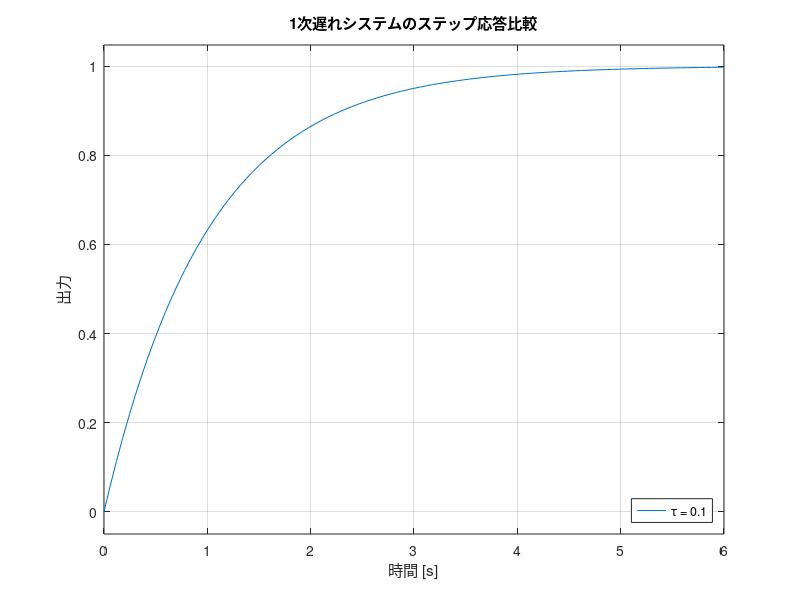

Source code (MATLAB):
%-------------------------------------------------------------
% パラメータ1次遅れシステムのステップ応答比較プログラム
%-------------------------------------------------------------
clear; clc; close all;

% ゲイン（固定:1）
K = 1;

% 時定数の候補（自由に追加可能）
tau_list = [1/10, 1/5, 1/2, 1];   % [s]

% 図を準備
figure;
hold on;
grid on;

% それぞれの時定数に対して伝達関数を定義し、ステップ応答を描画
for tau = tau_list
    % 伝達関数 G(s) = K / (tau*s + 1)
    sys = tf(K, [tau 1]);
    
    % ステップ応答を描画
    step(sys);
end

% 凡例を追加
legendStrings = arrayfun(@(x) sprintf('\\tau = %.1f', x), tau_list, 'UniformOutput', false);
legend(legendStrings, 'Location', 'southeast');

% 軸ラベル・タイトル
xlabel('時間 [s]');
ylabel('出力');
title('1次遅れシステムのステップ応答比較');
